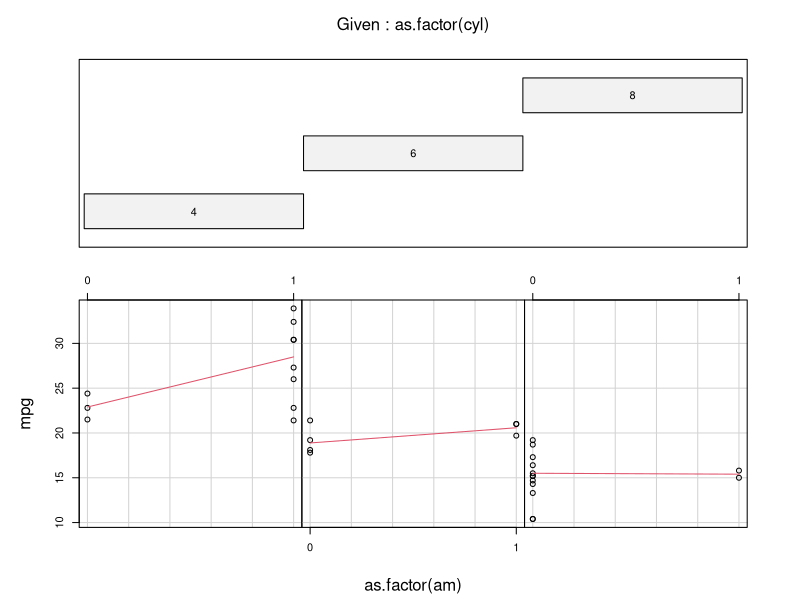
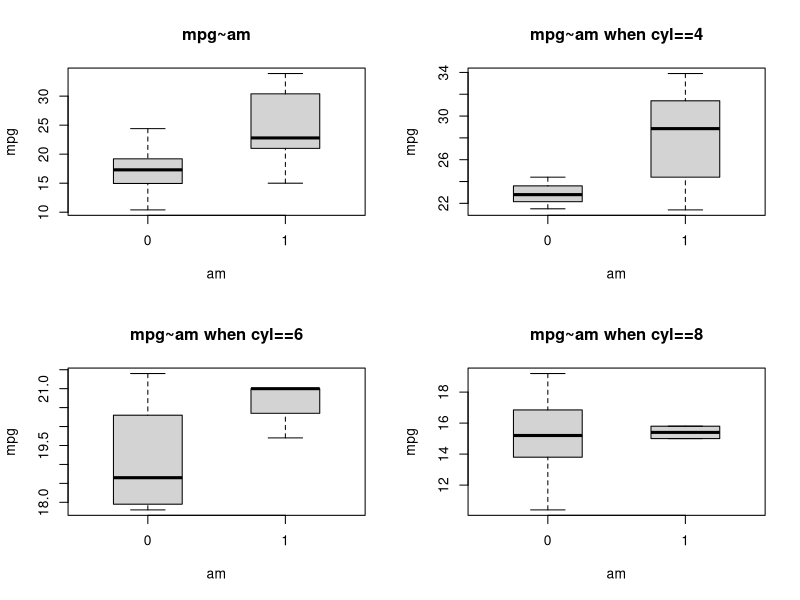
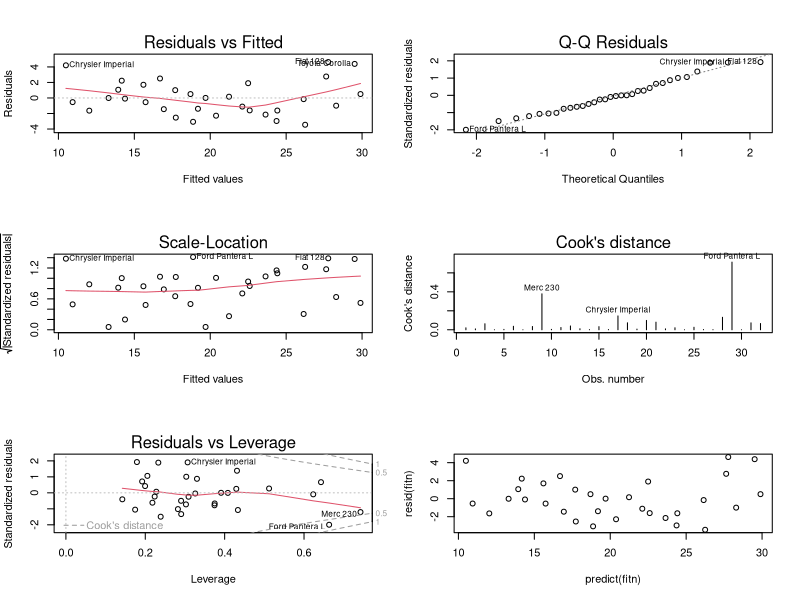

Generate these figures, in order, with R:
## ---- chunk 1
library(datasets);library(car)
data(mtcars)
str(mtcars)
## ---- chunk 2
cor(mtcars$mpg, mtcars[c(2:11)])
cor(as.numeric(mtcars$am), mtcars[c(2:8,10:11)])
## ---- chunk 3
mtcars$am<-factor(mtcars$am)
fit1<-lm(mpg ~ am, data=mtcars)
fitn<-lm(mpg ~ ., data=mtcars)
anova(fit1,fitn)
## ---- chunk 4
summary(cooks.distance(fitn))
head(sort(round(cooks.distance(fitn),4),decreasing=TRUE),10)
## ---- chunk 5
m<-mtcars[!row.names(mtcars) %in% c('Merc 230','Ford Pantera L'),]
fit<-lm(mpg ~ ., data=m)
summary(fit)$Coefficients
## ---- chunk 6
m_am1<-summary(fit)$coefficients[9]
SE<-summary(fit)$coefficients[9,2]
t<-summary(fit)$coefficients[9,3]
m_am1+c(-1,1)*SE*t
## ---- chunk 7
coplot(mpg ~ as.factor(am) | as.factor(cyl), data = mtcars, panel = panel.smooth,row=1)
par(mfrow = c(2, 2))
boxplot(mpg~am, data=mtcars,boxwex = 0.5,main="mpg~am")
boxplot(mpg~am, data=mtcars,boxwex = 0.5,subset=cyl==4, main="mpg~am when cyl==4")
boxplot(mpg~am, data=mtcars,boxwex = 0.5,subset=cyl==6, main="mpg~am when cyl==6")
boxplot(mpg~am, data=mtcars,boxwex = 0.5,subset=cyl==8, main="mpg~am when cyl==8")
## ---- chunk 8
 par(mfrow = c(3, 2))
 plot(fitn, which=1)
 plot(fitn, which=2)
 plot(fitn, which=3)
 plot(fitn, which=4)
 plot(fitn, which=5)
 plot(predict(fitn), resid(fitn))
